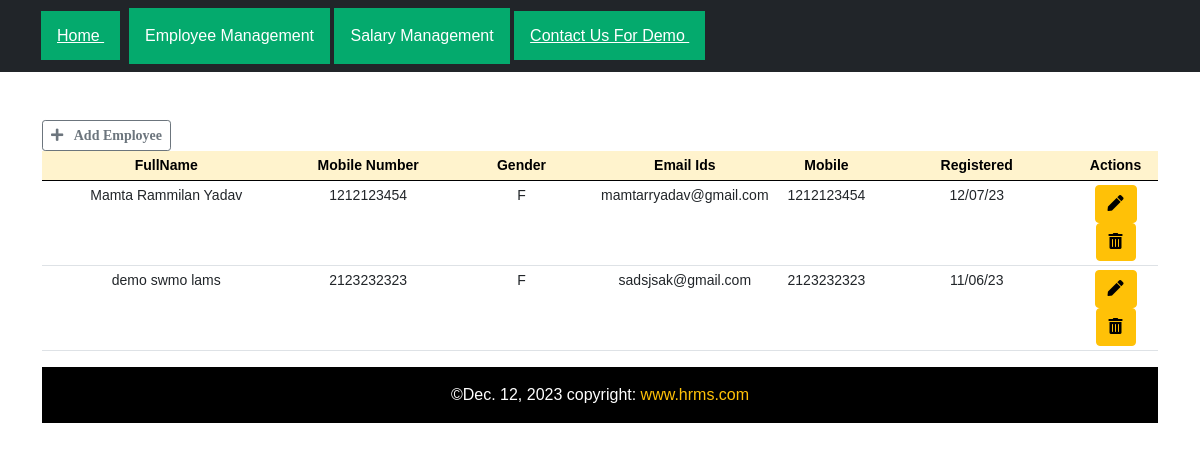
Screenshot of /EmployeeList with the database file from the repository.
### myApp/models.py (models this page shows, shortened)
class Employee(models.Model):
    GENDER_CHOICES = (
        ('M', 'Male'),
        ('F', 'Female'),
        ('O', 'Unisex'),
    )
    EmpId = models.AutoField(primary_key=True)
    firstName = models.TextField(max_length=40)
    middleName = models.TextField(max_length=10, null=True)
    lastName = models.TextField()
    emailId = models.TextField()
    mobileNumber = models.TextField()
    gender = models.CharField(max_length=1, null=True, choices=GENDER_CHOICES)
    DOB = models.TextField(max_length=40)
    address = models.TextField()
    password = models.TextField(max_length=20)
    created_at = models.DateTimeField(auto_now_add=True)

### myApp/views.py (the view)
# urls.py: path('EmployeeList',views.EmployeeList,name='EmployeeList'),
def EmployeeList(request):
    all_employee=Employee.objects.all().order_by('-created_at')
    return render(request,'EmployeeList.html',{"employees":all_employee})

### myApp/templates/EmployeeList.html (shortened to what this page needs)
{% extends 'base.html' %}
{% block navbar-content %}
<a class="dropbtn" href="{% url 'home' %}">Home </a> &nbsp;
<div class="dropdown">
    <button class="dropbtn">Employee Management</button>
  </div>
  <div class="dropdown">
    <button class="dropbtn">Salary Management</button>
  </div>
  <a class="dropbtn" href="{% url 'ContactUs' %}" >Contact Us For Demo </a> &nbsp;
{% endblock navbar-content %}
{% block content %}
<div class="container">
    <br><br>
    <a href="{% url 'add_employee' %}" class="btn btn-outline-secondary btn-sm"><i class="fas fa-plus">&nbsp;
            &nbsp;Add Employee
        </i></a>
    <table class="table table-boarded table-sm at-4" style="text-align: center;font-size: 14px;">
        <thead class="table-warning">
            <tr>
                <th style="width: 25%;">FullName</th>
                <th style="width: 15%;">Mobile Number</th>
                <th style="width: 15%;">Gender</th>
                <th style="width: 8%;">Email Ids</th>
                <th style="width: 10%;">Mobile</th>
                <th style="width: 19%;">Registered</th>
                <th colspan="2" style="width: 10%;">Actions</th>
            </tr>
        </thead>
        {% for emp in employees %}
        <tr>
            <td>{{emp.firstName}} {{emp.middleName}} {{emp.lastName}}</td>
            <td>{{emp.mobileNumber}}</td>
            <td>{{emp.gender}}</td>
            <td>{{emp.emailId}}</td>
            <td>{{emp.mobileNumber}}</td>
            <td>{{emp.created_at | date:'m/d/y'}}</td>
            <td>
                <a href="/employee/{{emp.EmpId}}" class="btn btn-warning" title="Edit Employee">
                    <i class="fas fa-pen"></i>
                </a>
                <a href="/delete_employee/{{emp.EmpId}}" class="btn btn-warning" title="delete Employee">
                    <i class="fas fa-trash-alt"></i>
                </a>
            </td>
        </tr>
        {% endfor %}
</div>
 {% endblock content %}

### myApp/templates/base.html (shortened to what this page needs)
{% load static %}
<!DOCTYPE html>
<html lang="en">
<head>
    <link href="https://cdn.jsdelivr.net/npm/bootstrap@5.0.2/dist/css/bootstrap.min.css" rel="stylesheet"
>
    <link rel="stylesheet" href="https://cdnjs.cloudflare.com/ajax/libs/font-awesome/5.15.4/css/all.min.css"
 />
    <link href={% static "css/style.css" %} rel="stylesheet">
</head>
<body>
    <div class="wrapper">
        <header>
            <nav class="navbar navbar-expand-lg navbar-dark bg-dark">
                <div class="col-sm">
                    <a class="navbar-brand flex-grow" style="text-align: center;color:#fff;margin-left:25px">
                    {% block navbar-content %}{% endblock navbar-content %}
                    </a>
                </div>
            </nav>
        </header>
        {%block content %} Home {%endblock content %}
    </div>
       <footer class="bg-dark text-center text-lg-start" id="footer" style="color:#fff;">
        <div class="text-center p-3" style="background-color: rgba(0,0, 0, 2);">&copy;{% now Y %} copyright:
            <a class="text-light" href="#" style="text-decoration: none;">
                <span class="text-warning">
        www.hrms.com
                </span>
            </a>
        </div>
            </footer>
    </body>
</html>

### myApp/static/css/style.css (style rules this page uses)
html, body { height: 100%; margin: 0; max-width: 100%; overflow: hidden }
.wrapper { min-height: 100%; margin-bottom:-50px; }
#footer, .push { height:50px; }

### myApp/templates/base.html (style rules this page uses)
.dropbtn { background-color: #04AA6D; color: white; padding: 16px; font-size: 16px; border: none; }
.dropdown { position: relative; display: inline-block; }
* { box-sizing: border-box; }
body { font-family: Verdana, sans-serif; }

### rows the page displays
Employee: firstName "Mamta", middleName "Rammilan", lastName "Yadav", mobileNumber "1212123454", gender "F", emailId "mamtarryadav@gmail.com", created_at "12/07/23"
Employee: firstName "demo", middleName "swmo", lastName "lams", mobileNumber "2123232323", gender "F", emailId "sadsjsak@gmail.com", created_at "11/06/23"
